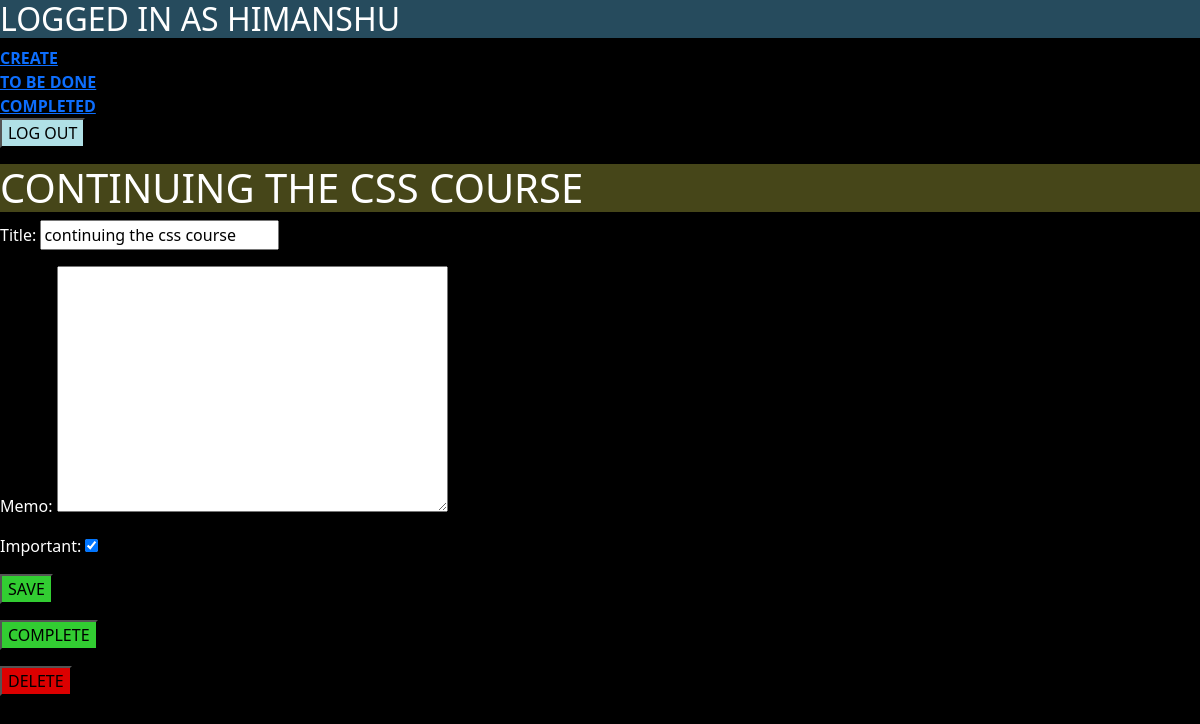
The page /todo/29 (signed in) on the database its author committed.
### todo/models.py (models this page shows, shortened)
class Todo(models.Model):
    title = models.CharField(max_length=100 , editable=True)
    memo = models.TextField(blank=True , editable=True )
    created = models.DateTimeField(auto_now_add=True)
    datecompleted = models.DateTimeField(null=True , blank=True)
    important = models.BooleanField(default=False , editable=True)
    user = models.ForeignKey(User , on_delete = models.CASCADE)

### todo/views.py (the view, shortened to what this page needs)
# urls.py: path('todo/<int:todo_pk>', views.viewtodo, name='viewtodo'),
@login_required()
def viewtodo( request , todo_pk ):
    todo = get_object_or_404( Todo , pk=todo_pk  , user = request.user)
    if request.method == "GET":
        form = TodoForm(instance=todo)
        return render(request, 'todo/viewtodo.html', {'todo': todo, 'form': form})

### todo/forms.py
class TodoForm(ModelForm):
    class Meta:
        model = Todo
        fields = ['title', 'memo', 'important']

### todo/templates/todo/viewtodo.html (shortened to what this page needs)
{% extends 'todo/base.html' %}
{% block content %}
<h1 style="background-color : rgb(70,70,25)">
    {{  todo.title|upper }}
</h1>
<form method="POST">
{{ form.as_p }}
    <button type="submit" style="background-color : rgb(50,205,50)" >
     SAVE
 </button>
</form>
<form method="POST" action="{% url 'completetodo' todo.id %}">
    <button type="submit" style="background-color : rgb(50,205,50)" >
     COMPLETE
 </button>
</form>
   <form method="POST" action="{% url 'deletetodo' todo.id %}">
    <button type="submit" style="background-color : rgb(220,0,0)" >
     DELETE
   </button>
  </form>
{% endblock %}

### rows shown on the page
Todo: title "CONTINUING THE CSS COURSE", title "continuing the css course", important "☑"
